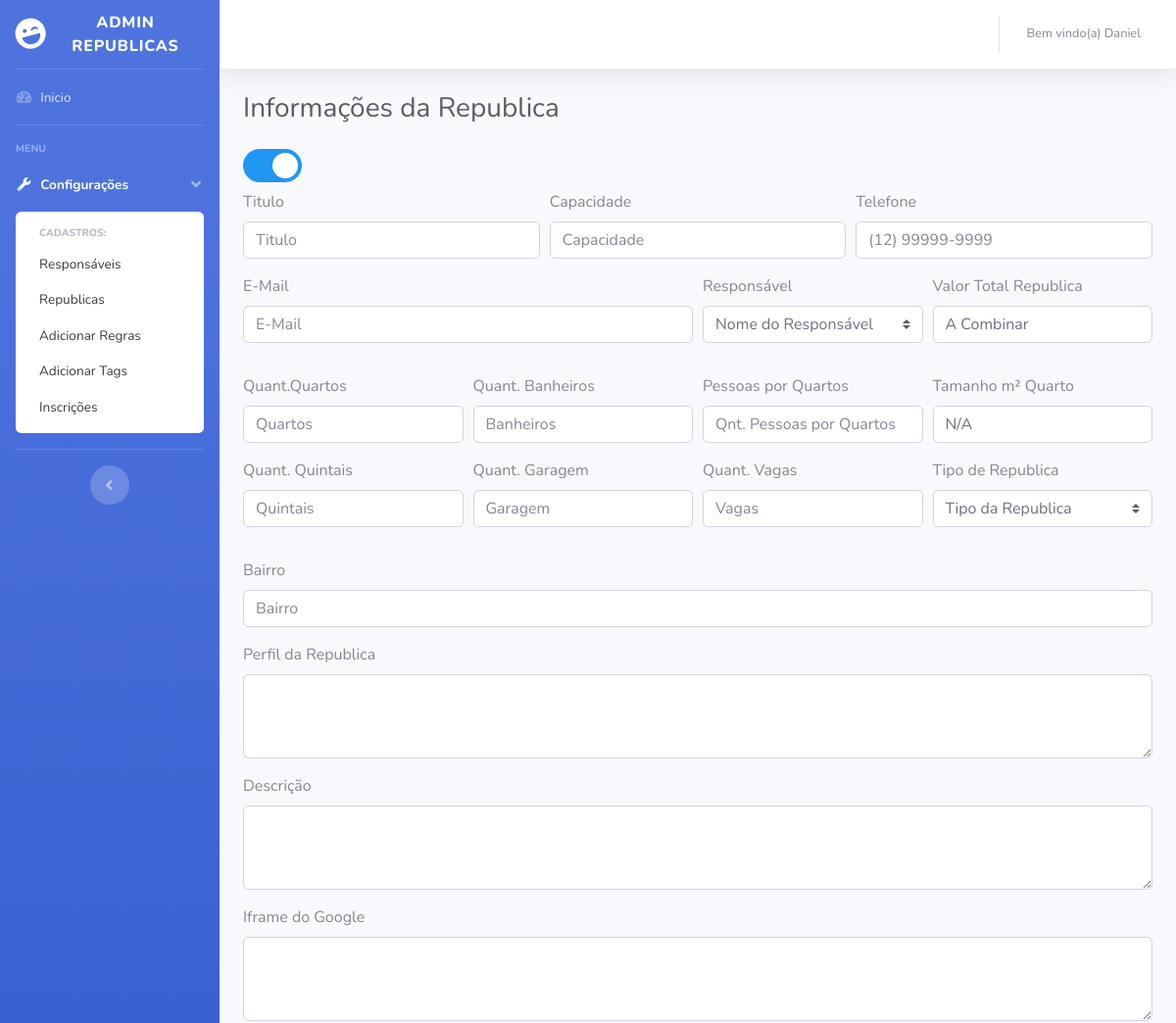
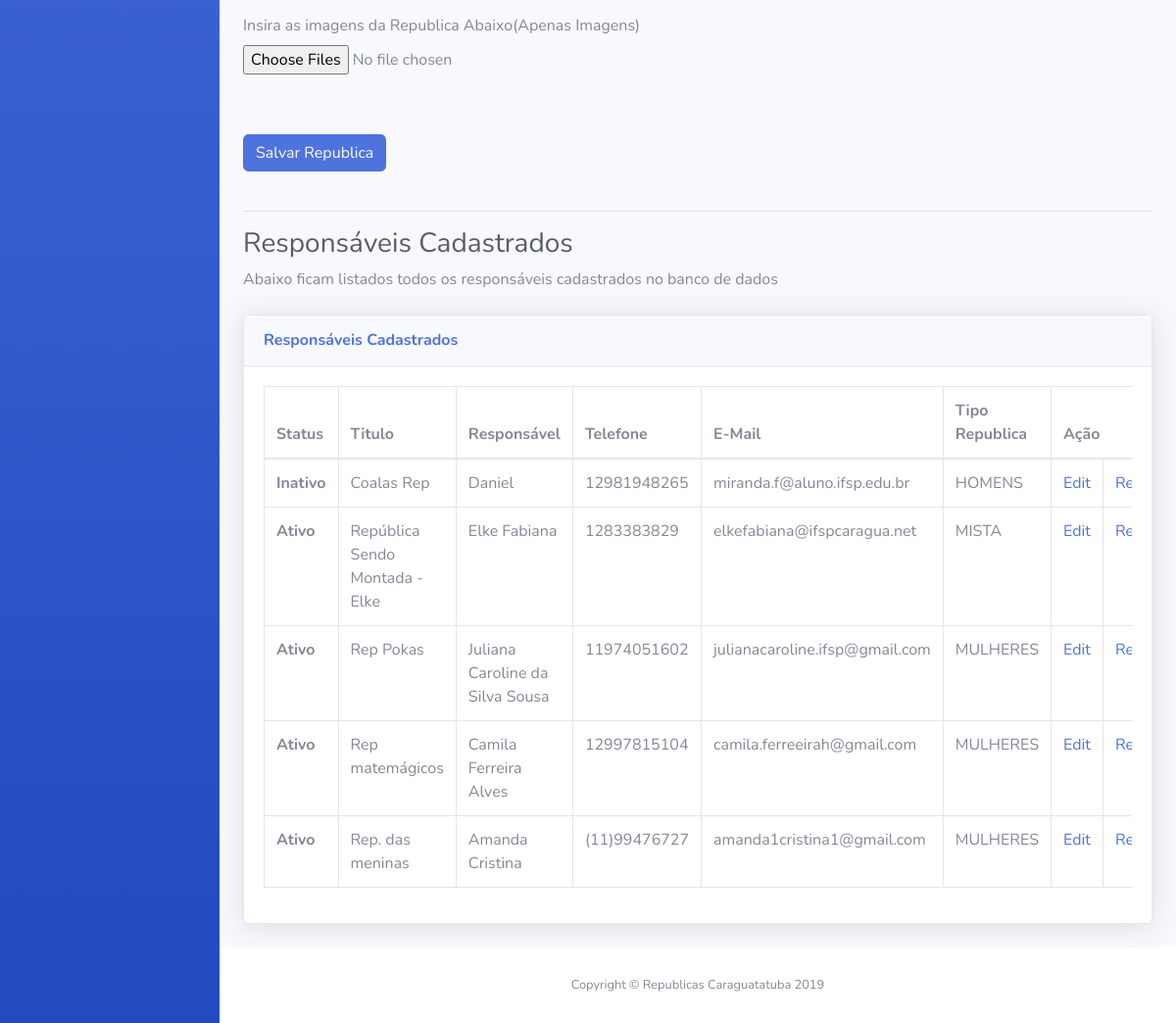
Page /admin-reps/republicas.php (signed in) on the committed database (2 pictures, top to bottom).
### tables this page shows
CREATE TABLE `republica_info` (
  `id` int(11) NOT NULL,
  `ativo` tinyint(1) NOT NULL,
  `titulo` varchar(250) DEFAULT NULL,
  `fk_responsavel` int(11) DEFAULT NULL,
  `capacidade` int(2) DEFAULT NULL,
  `descricao` text,
  `qtd_quartos` int(2) DEFAULT NULL,
  `qtd_banheiros` int(11) NOT NULL,
  `tam_quarto` varchar(100) NOT NULL,
  `qtd_quintal` int(11) NOT NULL,
  `qtd_garagem` int(11) NOT NULL,
  `qtd_vagas` int(11) NOT NULL,
  `perfil_republica` text,
  `telefone` varchar(12) DEFAULT NULL,
  `valor_total` varchar(10) DEFAULT NULL,
  `pessoas_quarto` int(11) NOT NULL,
  `localizacao` text NOT NULL,
  `bairro` varchar(200) NOT NULL,
  `fk_republica_tipo` int(11) NOT NULL,
  `esgotado` tinyint(1) NOT NULL
);

CREATE TABLE `republica_responsavel` (
  `id` int(11) NOT NULL,
  `nome` varchar(250) DEFAULT NULL,
  `idade` varchar(2) DEFAULT NULL,
  `genero` varchar(100) DEFAULT NULL,
  `curso` varchar(250) DEFAULT NULL,
  `telefone` varchar(12) DEFAULT NULL,
  `email` varchar(100) DEFAULT NULL,
  `usuario` varchar(200) NOT NULL,
  `senha` varchar(200) NOT NULL,
  `ativo` tinyint(1) NOT NULL
);

CREATE TABLE `republica_tipo` (
  `id` int(11) NOT NULL,
  `tipo` varchar(250) DEFAULT NULL,
  `cor` varchar(100) NOT NULL
);

### admin-reps/Model/crud.php (called while the page is built, shortened)
<?php
function abrirConexao() {
    $conexao = @mysqli_connect(SERVIDOR, USUARIO, SENHA, BANCO) or die(mysqli_connect_error());
    mysqli_set_charset($conexao, CHARSET);
    return $conexao;
}
function executar($sql, $id = false) {
    $conexao = abrirConexao();
    $qry = @mysqli_query($conexao, $sql) or die(@mysqli_error($conexao));
    return $qry;
}
function consultar($tabela, $condicao = null, $campos = "*") {
    $sql = "SELECT {$campos} FROM {$tabela} {$condicao} ";
    $qry = executar($sql);
    if (!mysqli_num_rows($qry))
        return false;
    else {
        while ($linha = @mysqli_fetch_assoc($qry)) {
            $dados[] = $linha;
        }
        return $dados;
    }
}
function selecionar($sql) {
    $qry = executar($sql);
    if (!mysqli_num_rows($qry))
        return false;
    else {
        while ($linha = @mysqli_fetch_assoc($qry)) {
            $dados[] = $linha;
        }
        return $dados;
    }
}

### admin-reps/Model/functions.php (called while the page is built, shortened)
<?php
function ConsultaListaRepublicas(){
    $consulta = selecionar("SELECT *, republica.ativo as reps_status, republica.id as rep_id FROM republica_info as republica
    LEFT JOIN republica_responsavel as rep_responsavel ON rep_responsavel.id = republica.fk_responsavel
    LEFT JOIN republica_imagens as imagens ON  imagens.fk_republica = republica.id
    LEFT JOIN republica_tipo as rep_tipo ON rep_tipo.id = republica.fk_republica_tipo
    GROUP BY republica.id");
return $consulta;
}
?>

### admin-reps/republicas.php (the view, shortened to what this page needs)
<?php
include "Model/functions.php";
include "Model/estrutura_site.php"; ?>
        <div class="container-fluid">
          <h1 class="h3 mb-4 text-gray-800">Informações da Republica</h1>
          <form action="op_nova_republica.php" method="post"  enctype="multipart/form-data">
<label class="switch">
  <span class="slider round"></span>
</label>
<div class="form-row">
    <div class="col-md-4 mb-3">
      <label for="validationTooltip01">Titulo</label>
      <input type="text" class="form-control" id="validationTooltip01" placeholder="Titulo" name="titulo"  required>
    </div>
    <div class="col-md-4 mb-3">
      <label for="validationTooltip02">Capacidade</label>
      <input type="number" class="form-control" name="capacidade" id="validationTooltip02" placeholder="Capacidade"  required>
    </div>
    <div class="col-md-4 mb-3">
      <label for="validationTooltip02">Telefone</label>
      <input type="text" class="form-control" id="validationTooltip02" name="telefone" placeholder="(12) 99999-9999"  required>
    </div>
  </div>
  <div class="form-row">
    <div class="col-md-6 mb-3">
      <label for="validationTooltip03">E-Mail</label>
      <input type="email" class="form-control" id="validationTooltip03" placeholder="E-Mail" name="email"  required>
    </div>
    <div class="col-md-3 mb-3">
      <label for="validationTooltip04">Responsável</label>
      <div class="form-group">
    <select class="custom-select" name="responsavel" required>
      <option value="">Nome do Responsável</option>
      <?php $responsaveis = consultar("republica_responsavel");
      ?>
      </select>
  </div>
 </div>
    <div class="col-md-3 mb-3">
      <label for="validationTooltip05">Valor Total Republica</label>
      <input type="text" class="form-control" id="validationTooltip05" placeholder="Idade" name="valor_total" value="A Combinar"  required>
    </div>
    <div class="col-md-3 mb-3">
      <label for="validationTooltip05">Quant.Quartos</label>
      <input type="text" class="form-control" id="validationTooltip05" name="quartos" placeholder="Quartos"  required>
    </div> <div class="col-md-3 mb-3">
      <label for="validationTooltip05">Quant. Banheiros</label>
      <input type="number" class="form-control" id="validationTooltip05" name="banheiros" placeholder="Banheiros"  required>
    </div> <div class="col-md-3 mb-3">
      <label for="validationTooltip05">Pessoas por Quartos</label>
      <input type="number" class="form-control" id="validationTooltip05" name="pessoas_p_quarto" placeholder="Qnt. Pessoas por Quartos"  required>
    </div> <div class="col-md-3 mb-3">
      <label for="validationTooltip05">Tamanho m² Quarto</label>
      <input type="text" class="form-control" id="validationTooltip05" name="quartos_tamanho" placeholder="Tamanho do Quarto" value="N/A"  required>
    </div>
    <div class="col-md-3 mb-3">
      <label for="validationTooltip05">Quant. Quintais</label>
      <input type="number" class="form-control" id="validationTooltip05" name="quintais" placeholder="Quintais"  required>
    </div>
    <div class="col-md-3 mb-3">
      <label for="validationTooltip05">Quant. Garagem</label>
      <input type="number" class="form-control" id="validationTooltip05" name="garagem" placeholder="Garagem"  required>
    </div>
    <div class="col-md-3 mb-3">
      <label for="validationTooltip05">Quant. Vagas</label>
      <input type="number" class="form-control" id="validationTooltip05" name="vagas" placeholder="Vagas"  required>
    </div>
    <div class="col-md-3 mb-3">
      <label for="validationTooltip04">Tipo de Republica</label>
      <div class="form-group">
    <select class="custom-select" name="tipo" required>
      <option value="">Tipo da Republica</option>
      <?php $responsaveis = consultar("republica_tipo");
      ?>
    </select>
  </div>
 </div>
  </div>
  <div class="form-group">
    <label for="exampleFormControlTextarea1">Bairro</label>
    <input type="text" class="form-control" id="validationTooltip05" name="bairro" placeholder="Bairro"  required>
  </div>
 <div class="form-group">
    <label for="exampleFormControlTextarea1">Perfil da Republica</label>
    <textarea class="form-control" id="exampleFormControlTextarea1" name="perfil" rows="3"></textarea>
  </div>
  <div class="form-group">
    <label for="exampleFormControlTextarea1">Descrição</label>
    <textarea class="form-control" id="exampleFormControlTextarea1" name="descricao" rows="3"></textarea>
  </div>
  <div class="form-group">
    <label for="exampleFormControlTextarea1">Iframe do Google</label>
    <textarea class="form-control" id="exampleFormControlTextarea1" name="iframe" rows="3"></textarea>
  </div>
  <div class="form-group">
<div class="custom-file">
<label for="exampleFormControlTextarea1" name="imagens">Insira as imagens da Republica Abaixo(Apenas Imagens)</label><br>
<input type="file" name="files[]" multiple required>
</div>
</div>
<br>
<br>
  <input class="btn btn-primary" type="submit" value="Salvar Republica">
</form>
<br>
<hr>
          <h1 class="h3 mb-2 text-gray-800">Responsáveis Cadastrados</h1>
          <p class="mb-4">Abaixo ficam listados todos os responsáveis cadastrados no banco de dados</p>
          <div class="card shadow mb-4">
            <div class="card-header py-3">
              <h6 class="m-0 font-weight-bold text-primary">Responsáveis Cadastrados</h6>
            </div>
            <div class="card-body">
              <div class="table-responsive">
                <table class="table table-bordered" id="dataTable" width="100%" cellspacing="0">
                  <thead>
                    <tr>
                    <th>Status</th>
                    <th>Titulo</th>
                      <th>Responsável</th>
                      <th>Telefone</th>
                      <th>E-Mail</th>
                      <th>Tipo Republica</th>
                      <th colspan="2">Ação</th>
                    </tr>
                  </thead>
                  <tbody>
                      <?php $republicas = ConsultaListaRepublicas();
                      foreach($republicas as $republica):
                      ?>
                    <tr>
                      <td><strong><?php  if($republica['reps_status']){ echo "Ativo"; }else echo "Inativo"; ?></strong></td>
                      <td><?php echo $republica['titulo']; ?></td>
                      <td><?php echo $republica['nome']; ?></td>
                      <td><?php echo $republica['telefone']; ?></td>
                      <td><?php echo $republica['email']; ?></td>
                      <td><?php echo $republica['tipo']; ?></td>
                      <td><a href="">Edit</a></td>
                      <td><a href="op_acoes_republica.php?opcao=excluir&id=<?php echo $republica['rep_id']; ?>">Remove</a></td>
                    </tr>
                      <?php endforeach; ?>
                  </tbody>
                </table>
              </div>
            </div>
          </div>
</div>

### admin-reps/css/style.css (style rules this page uses)
.switch { position: relative; display: inline-block; width: 60px; height: 34px; }
.slider { position: absolute; cursor: pointer; top: 0; left: 0; right: 0; bottom: 0; background-color: #ccc; -webkit-transition: .4s; transition: .4s; }
.slider:before { position: absolute; content: ""; height: 26px; width: 26px; left: 4px; bottom: 4px; background-color: white; -webkit-transition: .4s; transition: .4s; }
input:checked + .slider { background-color: #2196F3; }
input:checked + .slider:before { -webkit-transform: translateX(26px); -ms-transform: translateX(26px); transform: translateX(26px); }
.slider.round { border-radius: 34px; }
.slider.round:before { border-radius: 50%; }

### rows in the picture
republica_info: ativo "Inativo", titulo "Coalas Rep", fk_responsavel.nome "Daniel", fk_responsavel.telefone "12981948265", fk_responsavel.email "miranda.f@aluno.ifsp.edu.br", fk_republica_tipo.tipo "HOMENS"
republica_info: ativo "Ativo", titulo "República Sendo Montada - Elke", fk_responsavel.nome "Elke Fabiana", fk_responsavel.telefone "1283383829", fk_responsavel.email "elkefabiana@ifspcaragua.net", fk_republica_tipo.tipo "MISTA"
republica_info: ativo "Ativo", titulo "Rep Pokas", fk_responsavel.nome "Juliana Caroline da Silva Sousa", fk_responsavel.telefone "11974051602", fk_responsavel.email "julianacaroline.ifsp@gmail.com", fk_republica_tipo.tipo "MULHERES"
republica_info: ativo "Ativo", titulo "Rep matemágicos", fk_responsavel.nome "Camila Ferreira Alves", fk_responsavel.telefone "12997815104", fk_responsavel.email "camila.ferreeirah@gmail.com", fk_republica_tipo.tipo "MULHERES"
republica_info: ativo "Ativo", titulo "Rep. das meninas", fk_responsavel.nome "Amanda Cristina", fk_responsavel.telefone "(11)99476727", fk_responsavel.email "amanda1cristina1@gmail.com", fk_republica_tipo.tipo "MULHERES"

### other values in the picture
$_SESSION['nome'] "Daniel"
